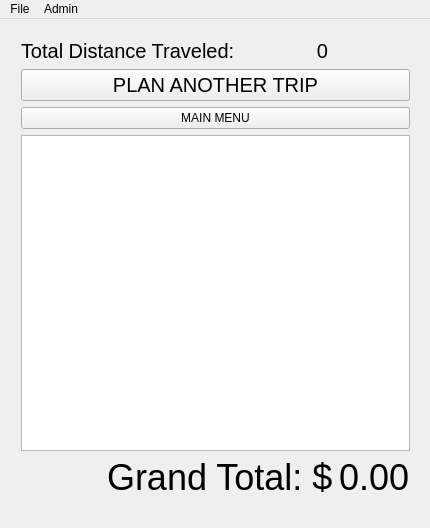
<?xml version="1.0" encoding="UTF-8"?>
<ui version="4.0">
 <class>MainWindow</class>
 <widget class="QMainWindow" name="MainWindow">
  <property name="geometry">
   <rect>
    <x>0</x>
    <y>0</y>
    <width>430</width>
    <height>528</height>
   </rect>
  </property>
  <property name="windowTitle">
   <string>MainWindow</string>
  </property>
  <widget class="QWidget" name="centralWidget">
   <widget class="QStackedWidget" name="stackedWidget">
    <property name="geometry">
     <rect>
      <x>0</x>
      <y>-1</y>
      <width>421</width>
      <height>501</height>
     </rect>
    </property>
    <property name="styleSheet">
     <string notr="true"/>
    </property>
    <property name="currentIndex">
     <number>6</number>
    </property>
    <widget class="QWidget" name="page_home">
     <widget class="QLabel" name="home_label_homepageTitle">
      <property name="geometry">
       <rect>
        <x>120</x>
        <y>90</y>
        <width>191</width>
        <height>22</height>
       </rect>
      </property>
      <property name="font">
       <font>
        <family>Droid Sans Fallback</family>
        <pointsize>20</pointsize>
        <weight>75</weight>
        <italic>false</italic>
        <bold>true</bold>
        <underline>true</underline>
        <strikeout>false</strikeout>
       </font>
      </property>
      <property name="text">
       <string>The Dankest Path</string>
      </property>
     </widget>
     <widget class="QWidget" name="layoutWidget">
      <property name="geometry">
       <rect>
        <x>80</x>
        <y>200</y>
        <width>251</width>
        <height>161</height>
       </rect>
      </property>
      <layout class="QVBoxLayout" name="verticalLayout_homepageButtons">
       <property name="spacing">
        <number>15</number>
       </property>
       <item>
        <widget class="QPushButton" name="home_pushButton_viewAllRestaurants">
         <property name="text">
          <string>View Nearby Restaurants</string>
         </property>
        </widget>
       </item>
       <item>
        <widget class="QPushButton" name="home_pushButton_planRegularFoodRun">
         <property name="enabled">
          <bool>true</bool>
         </property>
         <property name="text">
          <string>Plan a food run</string>
         </property>
        </widget>
       </item>
       <item>
        <widget class="QPushButton" name="home_pushButton_planCustomFoodRun">
         <property name="enabled">
          <bool>true</bool>
         </property>
         <property name="font">
          <font>
           <weight>50</weight>
           <bold>false</bold>
          </font>
         </property>
         <property name="text">
          <string>Plan a custom food run</string>
         </property>
        </widget>
       </item>
      </layout>
     </widget>
    </widget>
    <widget class="QWidget" name="page_viewAllRestaurants">
     <widget class="QWidget" name="layoutWidget">
      <property name="geometry">
       <rect>
        <x>10</x>
        <y>0</y>
        <width>411</width>
        <height>421</height>
       </rect>
      </property>
      <layout class="QVBoxLayout" name="verticalLayout">
       <item>
        <widget class="QLabel" name="viewAllRestaurants_label_title">
         <property name="text">
          <string>View all Restaurants</string>
         </property>
         <property name="alignment">
          <set>Qt::AlignCenter</set>
         </property>
        </widget>
       </item>
       <item>
        <widget class="QTableView" name="viewAllRestaurants_tableView">
         <property name="frameShadow">
          <enum>QFrame::Sunken</enum>
         </property>
         <property name="sizeAdjustPolicy">
          <enum>QAbstractScrollArea::AdjustToContents</enum>
         </property>
         <property name="alternatingRowColors">
          <bool>true</bool>
         </property>
         <property name="selectionBehavior">
          <enum>QAbstractItemView::SelectRows</enum>
         </property>
         <property name="gridStyle">
          <enum>Qt::SolidLine</enum>
         </property>
         <property name="sortingEnabled">
          <bool>true</bool>
         </property>
         <attribute name="horizontalHeaderCascadingSectionResizes">
          <bool>true</bool>
         </attribute>
         <attribute name="horizontalHeaderStretchLastSection">
          <bool>true</bool>
         </attribute>
         <attribute name="verticalHeaderCascadingSectionResizes">
          <bool>true</bool>
         </attribute>
        </widget>
       </item>
      </layout>
     </widget>
     <widget class="QWidget" name="horizontalLayoutWidget">
      <property name="geometry">
       <rect>
        <x>10</x>
        <y>420</y>
        <width>411</width>
        <height>78</height>
       </rect>
      </property>
      <layout class="QHBoxLayout" name="horizontalLayout">
       <item>
        <widget class="QPushButton" name="viewAllRestaurants_pushButton_back">
         <property name="font">
          <font>
           <weight>75</weight>
           <bold>true</bold>
           <underline>true</underline>
          </font>
         </property>
         <property name="text">
          <string>Back</string>
         </property>
         <property name="flat">
          <bool>true</bool>
         </property>
        </widget>
       </item>
       <item>
        <spacer name="horizontalSpacer_3">
         <property name="orientation">
          <enum>Qt::Horizontal</enum>
         </property>
         <property name="sizeHint" stdset="0">
          <size>
           <width>40</width>
           <height>20</height>
          </size>
         </property>
        </spacer>
       </item>
       <item>
        <layout class="QVBoxLayout" name="verticalLayout_3">
         <item>
          <widget class="QPushButton" name="admin_viewAllRestaurants_addRestaurant_pushButton">
           <property name="enabled">
            <bool>false</bool>
           </property>
           <property name="text">
            <string>Add</string>
           </property>
          </widget>
         </item>
         <item>
          <widget class="QPushButton" name="admin_viewAllRestaurants_removeRestaurant_pushButton">
           <property name="enabled">
            <bool>false</bool>
           </property>
           <property name="text">
            <string>Remove</string>
           </property>
          </widget>
         </item>
        </layout>
       </item>
       <item>
        <spacer name="horizontalSpacer_4">
         <property name="orientation">
          <enum>Qt::Horizontal</enum>
         </property>
         <property name="sizeHint" stdset="0">
          <size>
           <width>40</width>
           <height>20</height>
          </size>
         </property>
        </spacer>
       </item>
       <item>
        <layout class="QVBoxLayout" name="verticalLayout_6">
         <item>
          <widget class="QPushButton" name="admin_submitChanges_restaurant_pushButton">
           <property name="enabled">
            <bool>false</bool>
           </property>
           <property name="text">
            <string>Submit Changes</string>
           </property>
          </widget>
         </item>
         <item>
          <widget class="QPushButton" name="viewAllRestaurants_pushButton_viewDetails">
           <property name="text">
            <string>View Menu</string>
           </property>
          </widget>
         </item>
        </layout>
       </item>
       <item>
        <spacer name="horizontalSpacer_5">
         <property name="orientation">
          <enum>Qt::Horizontal</enum>
         </property>
         <property name="sizeHint" stdset="0">
          <size>
           <width>40</width>
           <height>20</height>
          </size>
         </property>
        </spacer>
       </item>
      </layout>
     </widget>
    </widget>
    <widget class="QWidget" name="page_planRegularTrip">
     <widget class="QLabel" name="planRegularTrip_label_title">
      <property name="geometry">
       <rect>
        <x>140</x>
        <y>20</y>
        <width>120</width>
        <height>20</height>
       </rect>
      </property>
      <property name="text">
       <string>Plan your trip!</string>
      </property>
     </widget>
     <widget class="QPushButton" name="planRegularTrip_pushButton_back">
      <property name="geometry">
       <rect>
        <x>10</x>
        <y>440</y>
        <width>61</width>
        <height>30</height>
       </rect>
      </property>
      <property name="font">
       <font>
        <weight>75</weight>
        <bold>true</bold>
        <underline>true</underline>
       </font>
      </property>
      <property name="text">
       <string>Back</string>
      </property>
      <property name="flat">
       <bool>true</bool>
      </property>
     </widget>
     <widget class="QComboBox" name="planRegularTrip_comboBox_startingLocation">
      <property name="geometry">
       <rect>
        <x>170</x>
        <y>190</y>
        <width>200</width>
        <height>25</height>
       </rect>
      </property>
     </widget>
     <widget class="QComboBox" name="planRegularTrip_comboBox_numberOfStops">
      <property name="enabled">
       <bool>true</bool>
      </property>
      <property name="geometry">
       <rect>
        <x>180</x>
        <y>80</y>
        <width>75</width>
        <height>25</height>
       </rect>
      </property>
     </widget>
     <widget class="QLabel" name="planRegularTrip_label_promptLocations">
      <property name="geometry">
       <rect>
        <x>10</x>
        <y>70</y>
        <width>120</width>
        <height>60</height>
       </rect>
      </property>
      <property name="text">
       <string>How many locations would you like to visit?</string>
      </property>
      <property name="wordWrap">
       <bool>true</bool>
      </property>
     </widget>
     <widget class="QLabel" name="planRegularTrip_label_promptStart">
      <property name="geometry">
       <rect>
        <x>10</x>
        <y>170</y>
        <width>120</width>
        <height>60</height>
       </rect>
      </property>
      <property name="text">
       <string>Where would you like to start?</string>
      </property>
      <property name="wordWrap">
       <bool>true</bool>
      </property>
     </widget>
     <widget class="QPushButton" name="planRegularTrip_pushButton_go">
      <property name="geometry">
       <rect>
        <x>160</x>
        <y>320</y>
        <width>87</width>
        <height>24</height>
       </rect>
      </property>
      <property name="font">
       <font>
        <weight>50</weight>
        <bold>false</bold>
       </font>
      </property>
      <property name="text">
       <string>GO!</string>
      </property>
     </widget>
    </widget>
    <widget class="QWidget" name="page_planCustomFoodRun">
     <widget class="QLabel" name="planCustomFoodRun_label_title">
      <property name="geometry">
       <rect>
        <x>140</x>
        <y>20</y>
        <width>120</width>
        <height>20</height>
       </rect>
      </property>
      <property name="text">
       <string>Plan your trip!</string>
      </property>
     </widget>
     <widget class="QPushButton" name="planCustomFoodRun_pushButton_back">
      <property name="geometry">
       <rect>
        <x>10</x>
        <y>440</y>
        <width>61</width>
        <height>30</height>
       </rect>
      </property>
      <property name="font">
       <font>
        <weight>75</weight>
        <bold>true</bold>
        <underline>true</underline>
       </font>
      </property>
      <property name="text">
       <string>Back</string>
      </property>
      <property name="flat">
       <bool>true</bool>
      </property>
     </widget>
     <widget class="QComboBox" name="planCustomFoodRun_comboBox_locations">
      <property name="geometry">
       <rect>
        <x>30</x>
        <y>70</y>
        <width>200</width>
        <height>24</height>
       </rect>
      </property>
     </widget>
     <widget class="QPushButton" name="planCustomFoodRun_pushButton_go">
      <property name="geometry">
       <rect>
        <x>330</x>
        <y>445</y>
        <width>87</width>
        <height>24</height>
       </rect>
      </property>
      <property name="text">
       <string>GO!</string>
      </property>
     </widget>
     <widget class="QPushButton" name="planCustomFoodRun_pushButton_add">
      <property name="geometry">
       <rect>
        <x>30</x>
        <y>110</y>
        <width>87</width>
        <height>24</height>
       </rect>
      </property>
      <property name="text">
       <string>Add</string>
      </property>
     </widget>
     <widget class="QWidget" name="layoutWidget">
      <property name="geometry">
       <rect>
        <x>20</x>
        <y>210</y>
        <width>391</width>
        <height>216</height>
       </rect>
      </property>
      <layout class="QVBoxLayout" name="planCustomFoodRun_verticalLayout_selected">
       <item>
        <widget class="QLabel" name="planCustomFoodRun_label_selected">
         <property name="text">
          <string>Selected Locations</string>
         </property>
         <property name="alignment">
          <set>Qt::AlignCenter</set>
         </property>
        </widget>
       </item>
       <item>
        <widget class="QListView" name="planCustomFoodRun_listView_selected"/>
       </item>
      </layout>
     </widget>
    </widget>
    <widget class="QWidget" name="page_viewDetails">
     <widget class="QWidget" name="layoutWidget">
      <property name="geometry">
       <rect>
        <x>10</x>
        <y>10</y>
        <width>411</width>
        <height>311</height>
       </rect>
      </property>
      <layout class="QVBoxLayout" name="verticalLayout_2">
       <item>
        <widget class="QLabel" name="label">
         <property name="text">
          <string>&lt;insert restauraunt name&gt;'s Details</string>
         </property>
         <property name="alignment">
          <set>Qt::AlignCenter</set>
         </property>
        </widget>
       </item>
       <item>
        <widget class="QTableView" name="tableView">
         <property name="sizeAdjustPolicy">
          <enum>QAbstractScrollArea::AdjustToContents</enum>
         </property>
         <property name="alternatingRowColors">
          <bool>true</bool>
         </property>
         <property name="selectionBehavior">
          <enum>QAbstractItemView::SelectRows</enum>
         </property>
         <property name="sortingEnabled">
          <bool>true</bool>
         </property>
         <attribute name="horizontalHeaderCascadingSectionResizes">
          <bool>true</bool>
         </attribute>
         <attribute name="horizontalHeaderStretchLastSection">
          <bool>true</bool>
         </attribute>
         <attribute name="verticalHeaderCascadingSectionResizes">
          <bool>true</bool>
         </attribute>
        </widget>
       </item>
      </layout>
     </widget>
     <widget class="QWidget" name="horizontalLayoutWidget_2">
      <property name="geometry">
       <rect>
        <x>5</x>
        <y>400</y>
        <width>421</width>
        <height>91</height>
       </rect>
      </property>
      <layout class="QHBoxLayout" name="horizontalLayout_2">
       <item>
        <widget class="QPushButton" name="viewDetails_pushButton_back">
         <property name="font">
          <font>
           <weight>75</weight>
           <bold>true</bold>
           <underline>true</underline>
          </font>
         </property>
         <property name="text">
          <string>Back</string>
         </property>
         <property name="flat">
          <bool>true</bool>
         </property>
        </widget>
       </item>
       <item>
        <spacer name="horizontalSpacer_2">
         <property name="orientation">
          <enum>Qt::Horizontal</enum>
         </property>
         <property name="sizeHint" stdset="0">
          <size>
           <width>40</width>
           <height>20</height>
          </size>
         </property>
        </spacer>
       </item>
       <item>
        <layout class="QVBoxLayout" name="verticalLayout_4">
         <item>
          <widget class="QPushButton" name="admin_viewDetails_addMenuItem_pushButton">
           <property name="enabled">
            <bool>false</bool>
           </property>
           <property name="text">
            <string>Add</string>
           </property>
          </widget>
         </item>
         <item>
          <widget class="QPushButton" name="admin_viewDetails_removeMenuItem_pushButton">
           <property name="enabled">
            <bool>false</bool>
           </property>
           <property name="text">
            <string>Remove</string>
           </property>
          </widget>
         </item>
        </layout>
       </item>
       <item>
        <spacer name="horizontalSpacer">
         <property name="orientation">
          <enum>Qt::Horizontal</enum>
         </property>
         <property name="sizeHint" stdset="0">
          <size>
           <width>40</width>
           <height>20</height>
          </size>
         </property>
        </spacer>
       </item>
       <item>
        <widget class="QPushButton" name="admin_submitChanges_menu_pushButton">
         <property name="enabled">
          <bool>false</bool>
         </property>
         <property name="text">
          <string>Submit Changes</string>
         </property>
        </widget>
       </item>
      </layout>
     </widget>
    </widget>
    <widget class="QWidget" name="page_cartItems">
     <widget class="QLabel" name="cartItems_label_restaurant_name">
      <property name="geometry">
       <rect>
        <x>58</x>
        <y>10</y>
        <width>321</width>
        <height>20</height>
       </rect>
      </property>
      <property name="text">
       <string>&lt;insert restaurant's name&gt;</string>
      </property>
      <property name="alignment">
       <set>Qt::AlignCenter</set>
      </property>
     </widget>
     <widget class="QWidget" name="verticalLayoutWidget">
      <property name="geometry">
       <rect>
        <x>10</x>
        <y>30</y>
        <width>411</width>
        <height>461</height>
       </rect>
      </property>
      <layout class="QVBoxLayout" name="verticalLayout_5">
       <item>
        <widget class="QTableView" name="cartItems_tableView_items">
         <property name="sizeAdjustPolicy">
          <enum>QAbstractScrollArea::AdjustIgnored</enum>
         </property>
         <property name="alternatingRowColors">
          <bool>true</bool>
         </property>
         <property name="selectionBehavior">
          <enum>QAbstractItemView::SelectRows</enum>
         </property>
         <property name="sortingEnabled">
          <bool>true</bool>
         </property>
         <attribute name="horizontalHeaderCascadingSectionResizes">
          <bool>true</bool>
         </attribute>
         <attribute name="horizontalHeaderStretchLastSection">
          <bool>true</bool>
         </attribute>
         <attribute name="verticalHeaderCascadingSectionResizes">
          <bool>true</bool>
         </attribute>
        </widget>
       </item>
       <item>
        <layout class="QHBoxLayout" name="horizontalLayout_3">
         <item>
          <widget class="QSpinBox" name="cartItems_spinBox_quantity">
           <property name="minimum">
            <number>1</number>
           </property>
          </widget>
         </item>
         <item>
          <widget class="QPushButton" name="cartItems_addSelected">
           <property name="text">
            <string>Add Selected</string>
           </property>
          </widget>
         </item>
         <item>
          <widget class="QPushButton" name="cartItems_removeSelected">
           <property name="text">
            <string>Remove Selected</string>
           </property>
          </widget>
         </item>
        </layout>
       </item>
       <item>
        <widget class="QTableView" name="cartItems_tableView_reciept">
         <property name="alternatingRowColors">
          <bool>true</bool>
         </property>
        </widget>
       </item>
       <item>
        <layout class="QHBoxLayout" name="horizontalLayout_4">
         <item>
          <widget class="QPushButton" name="cartItems_pushButton_Back">
           <property name="font">
            <font>
             <underline>true</underline>
            </font>
           </property>
           <property name="text">
            <string>Back</string>
           </property>
           <property name="flat">
            <bool>true</bool>
           </property>
          </widget>
         </item>
         <item>
          <widget class="QPushButton" name="cartItems_pushButton_next">
           <property name="font">
            <font>
             <underline>true</underline>
            </font>
           </property>
           <property name="text">
            <string>Next</string>
           </property>
          </widget>
         </item>
         <item>
          <widget class="QLabel" name="cartItems_label_total">
           <property name="text">
            <string>Total for this Location: </string>
           </property>
          </widget>
         </item>
         <item>
          <widget class="QLabel" name="cartItems_label_totalValue">
           <property name="text">
            <string>0.00</string>
           </property>
          </widget>
         </item>
        </layout>
       </item>
      </layout>
     </widget>
    </widget>
    <widget class="QWidget" name="page_tripSummary">
     <widget class="QWidget" name="verticalLayoutWidget_2">
      <property name="geometry">
       <rect>
        <x>10</x>
        <y>10</y>
        <width>411</width>
        <height>481</height>
       </rect>
      </property>
      <layout class="QVBoxLayout" name="verticalLayout_6">
       <item>
        <layout class="QHBoxLayout" name="tripSummary_horizontalLayout_totalDistanceTraveled">
         <property name="spacing">
          <number>0</number>
         </property>
         <item>
          <widget class="QLabel" name="tripSummary_label_totalDistanceTraveled">
           <property name="font">
            <font>
             <pointsize>15</pointsize>
            </font>
           </property>
           <property name="text">
            <string>Total Distance Traveled:</string>
           </property>
          </widget>
         </item>
         <item>
          <widget class="QLabel" name="tripSummary_label_totalDistanceTraveledValue">
           <property name="font">
            <font>
             <pointsize>15</pointsize>
            </font>
           </property>
           <property name="text">
            <string>0</string>
           </property>
           <property name="alignment">
            <set>Qt::AlignCenter</set>
           </property>
          </widget>
         </item>
        </layout>
       </item>
       <item>
        <layout class="QVBoxLayout" name="verticalLayout_7">
         <item>
          <widget class="QPushButton" name="tripSummary_button_planAnotherTrip">
           <property name="font">
            <font>
             <pointsize>15</pointsize>
            </font>
           </property>
           <property name="text">
            <string>PLAN ANOTHER TRIP</string>
           </property>
          </widget>
         </item>
         <item>
          <widget class="QPushButton" name="tripSummary_button_goMainMenu">
           <property name="text">
            <string>MAIN MENU</string>
           </property>
          </widget>
         </item>
        </layout>
       </item>
       <item>
        <widget class="QTableView" name="tripSummary_tableView_reciept">
         <property name="alternatingRowColors">
          <bool>true</bool>
         </property>
        </widget>
       </item>
       <item>
        <layout class="QHBoxLayout" name="horizontalLayout_5">
         <item>
          <spacer name="horizontalSpacer_6">
           <property name="orientation">
            <enum>Qt::Horizontal</enum>
           </property>
           <property name="sizeHint" stdset="0">
            <size>
             <width>40</width>
             <height>20</height>
            </size>
           </property>
          </spacer>
         </item>
         <item>
          <widget class="QLabel" name="tripSummary_label_totalSpentPrompt">
           <property name="font">
            <font>
             <pointsize>27</pointsize>
            </font>
           </property>
           <property name="text">
            <string>Grand Total: $</string>
           </property>
          </widget>
         </item>
         <item>
          <widget class="QLabel" name="tripSummary_label_totalSpentValue">
           <property name="font">
            <font>
             <pointsize>27</pointsize>
            </font>
           </property>
           <property name="text">
            <string>0.00</string>
           </property>
          </widget>
         </item>
        </layout>
       </item>
      </layout>
     </widget>
    </widget>
   </widget>
  </widget>
  <widget class="QMenuBar" name="menuBar">
   <property name="geometry">
    <rect>
     <x>0</x>
     <y>0</y>
     <width>430</width>
     <height>22</height>
    </rect>
   </property>
   <widget class="QMenu" name="menuFile">
    <property name="title">
     <string>File</string>
    </property>
    <addaction name="actionQuit"/>
   </widget>
   <widget class="QMenu" name="menuAdmin">
    <property name="title">
     <string>Admin</string>
    </property>
    <addaction name="actionLogin"/>
    <addaction name="actionLogout"/>
   </widget>
   <addaction name="menuFile"/>
   <addaction name="menuAdmin"/>
  </widget>
  <action name="actionLogin">
   <property name="text">
    <string>Login</string>
   </property>
  </action>
  <action name="actionQuit">
   <property name="text">
    <string>Quit</string>
   </property>
  </action>
  <action name="actionLogout">
   <property name="text">
    <string>Logout</string>
   </property>
  </action>
  <action name="actionAdd_Remove_Restaurants">
   <property name="enabled">
    <bool>false</bool>
   </property>
   <property name="text">
    <string>Add/Remove Restaurants</string>
   </property>
  </action>
 </widget>
 <layoutdefault spacing="6" margin="11"/>
 <resources/>
 <connections/>
</ui>
